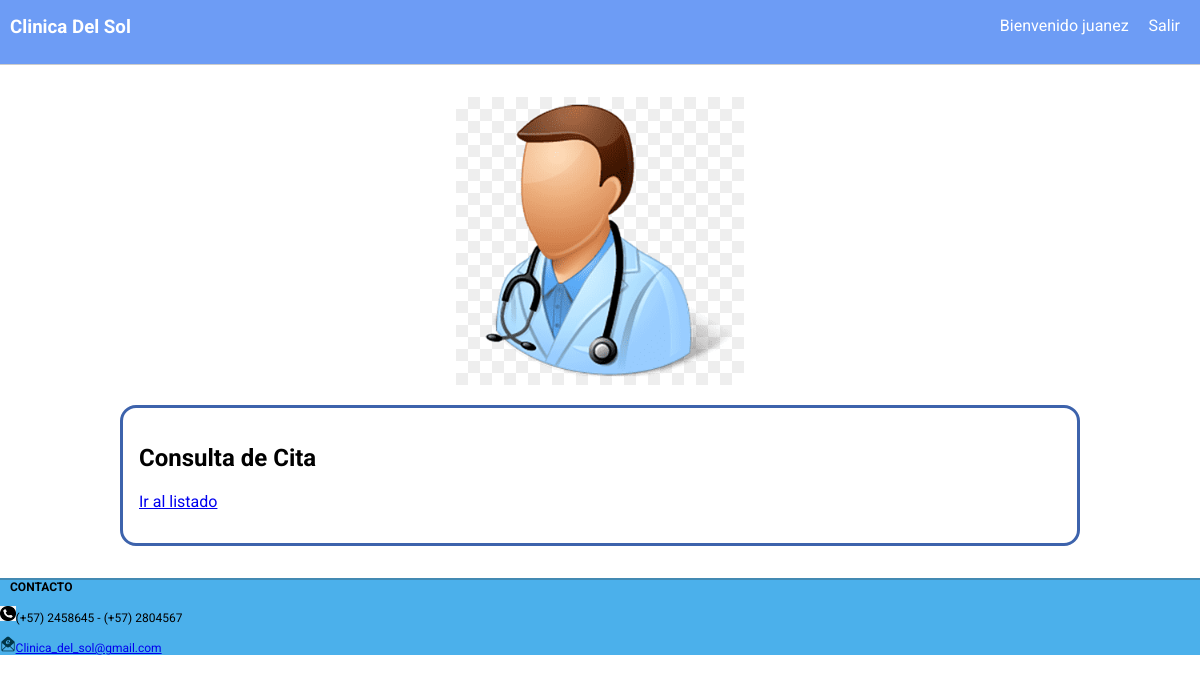
/sesion/medico/ver_citas/2021-11-01 07:03:00 (signed in), run on an earlier commit of the app's database.
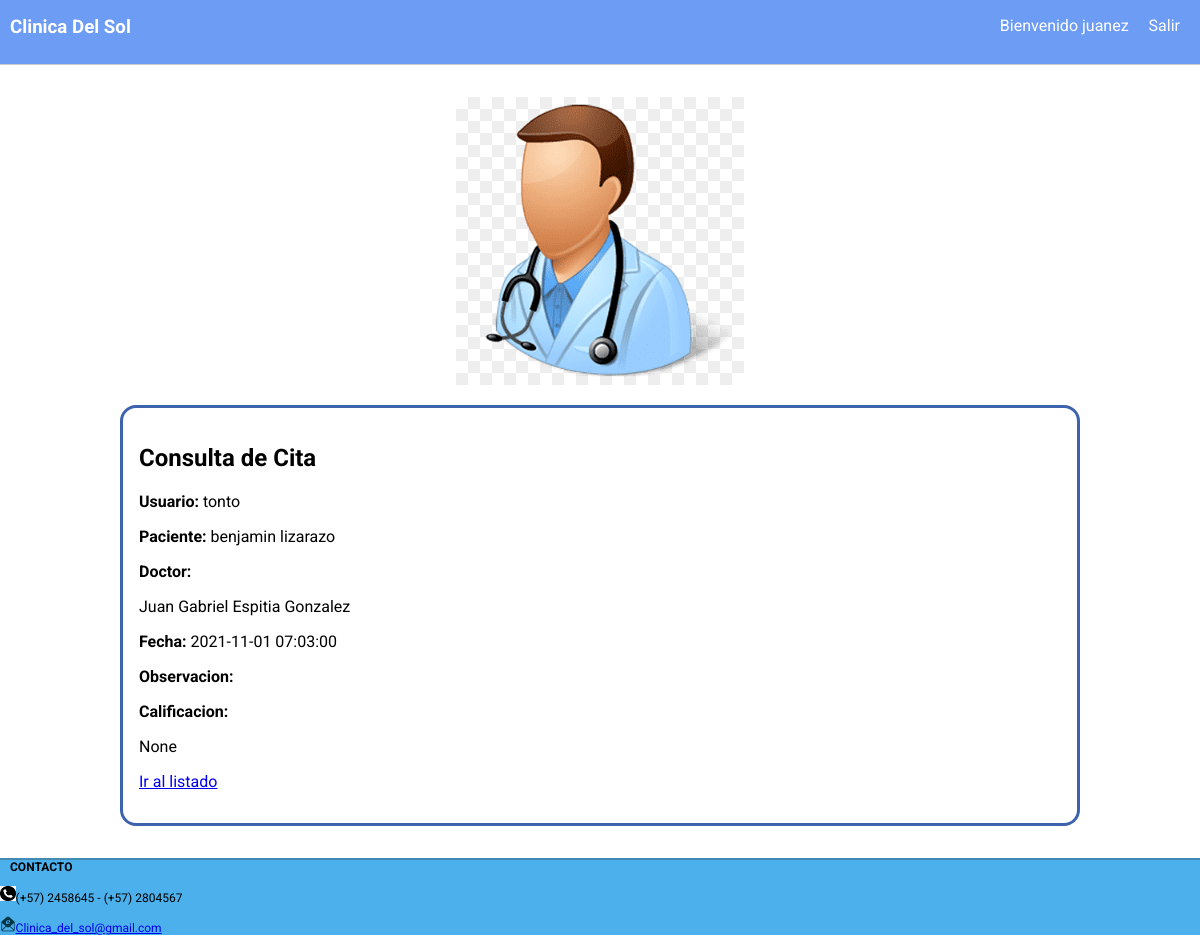
And on a later commit of the database.
### tables this page shows
CREATE TABLE citas (id INTEGER PRIMARY KEY AUTOINCREMENT NOT NULL, usuario CHAR (150) NOT NULL, paciente CHAR (100) NOT NULL, doctor CHAR (150) NOT NULL, fecha CHAR (500) NOT NULL UNIQUE, observaciones CHAR (150), calificacion CHAR (10));

### app.py (the view)
@app.route('/sesion/medico/ver_citas/<fecha>', methods=["GET"])
@login_required_medico
def get_cita(fecha):
    nombre_usuario = session.get('nombre_usuario')
    objeto_mensaje = citas.cargar(fecha)
    if objeto_mensaje:
        return render_template('ver_citas.html',item=objeto_mensaje, aver=session.get('nombre_usuario'))
    return render_template('ver_citas.html', aver=nombre_usuario)

### app.py (called while the page is built)
def login_required_medico(view):
    @functools.wraps(view)
    def wrapped_view(**kwargs):
        if g.medic is None:
            return redirect( url_for('sesion_medico') )
        return view(**kwargs)
    return wrapped_view

@app.before_request
def cargar_usuario_autenticado():
    nombre_usuario = session.get('nombre_usuario')
    if nombre_usuario is None:
        g.user = None
    else:
        g.user = paciente.cargar(nombre_usuario)

@app.before_request
def cargar_medico_autenticado():
    nombre_usuario = session.get('nombre_usuario')
    if nombre_usuario is None:
        g.medic = None
    else:
        g.medic = paciente.cargar2(nombre_usuario)

@app.before_request
def cargar_admin_autenticado():
    nombre_usuario = session.get('nombre_usuario')
    if nombre_usuario is None:
        g.admin = None
    else:
        g.admin = paciente.cargaradmin(nombre_usuario)

### db.py (called while the page is built)
def conectar():
    try:
        conn = sqlite3.connect('db/clinica.db')
        return conn
    except Error as err:
        print("Ocurrió un error al establecer la conexión: " + str(err))
        return None

### templates/ver_citas.html (shortened to what this page needs)
{% extends 'layout.html' %}
{% block contenido %}
<div class="formulario">
    <h2>Consulta de Cita</h2>
    {% if item %}
        <div class="grupo">
            <label>Usuario:</label>
            {{ item.usuario }}
        </div>
        <div class="grupo">
            <label>Paciente:</label>
            {{ item.paciente }}
        </div>
        <div class="grupo">
            <label>Doctor:</label>
            <p>{{ item.doctor }}</p>
        </div>
        <div class="grupo">
            <label>Fecha:</label>
            {{ item.fecha }}
        </div>
        <div class="grupo">
            <label>Observacion:</label>
        </div>
        <div class="grupo">
            <label>Calificacion:</label>
            <p>{{ item.calificacion}}</p>
        </div>
    {% else %}
        <div class="grupo">
            {% if error %}
                {{ error }}
            {% endif %}
        </div>
    {% endif %}
    <div class="grupo">
        <a href="{{ url_for('get_listado_mensajes_medico') }}">Ir al listado</a>
    </div>
</div>
{% endblock%}

What changed in the data, as far as the page shows it:
added citas: usuario "tonto", paciente "benjamin lizarazo", doctor "Juan Gabriel Espitia Gonzalez", fecha "2021-11-01 07:03:00"
Also different on the page:
{{ item.calificacion }}: (not shown) → "None"
text now shown: "Usuario: Paciente: Doctor: Fecha: Observacion: Calificacion:"
